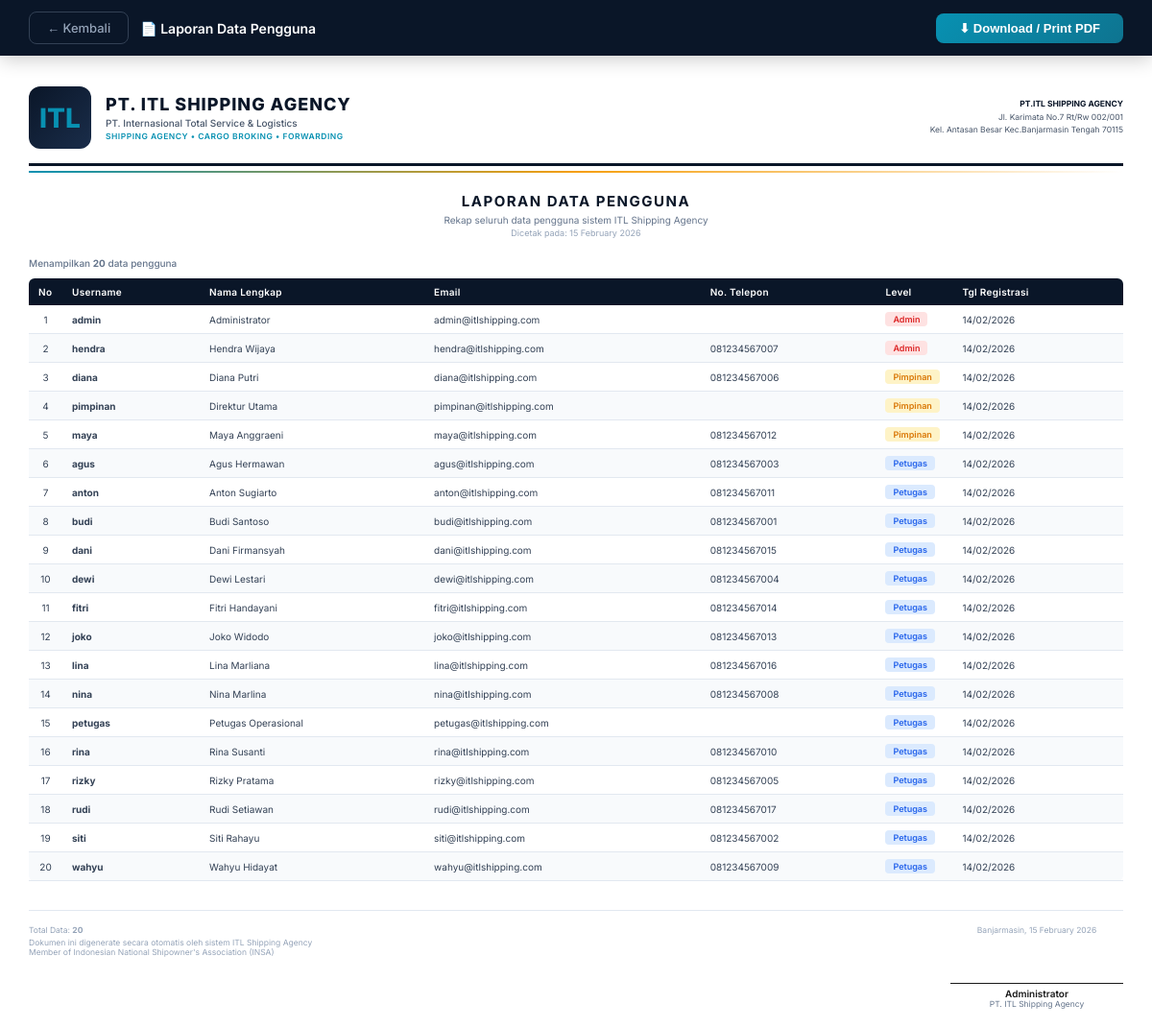
The app's page /users/report.php (signed in) with its own data.
### tables this page shows
CREATE TABLE `users` (
  `id` int(11) NOT NULL,
  `username` varchar(50) NOT NULL,
  `password` varchar(255) NOT NULL,
  `nama_lengkap` varchar(100) NOT NULL,
  `email` varchar(100) DEFAULT NULL,
  `no_telepon` varchar(20) DEFAULT NULL,
  `level` enum('admin','pimpinan','petugas') NOT NULL DEFAULT 'petugas',
  `foto` varchar(255) DEFAULT NULL,
  `created_at` datetime NOT NULL DEFAULT current_timestamp(),
  `updated_at` datetime NOT NULL DEFAULT current_timestamp() ON UPDATE current_timestamp()
);

### users/report.php (the view, shortened to what this page needs)
<?php
require_once __DIR__ . '/../config/database.php';
require_once __DIR__ . '/../includes/report_helper.php';
$data = $pdo->query("SELECT * FROM users ORDER BY level, nama_lengkap")->fetchAll();
echo getReportHeader('Laporan Data Pengguna', 'Rekap seluruh data pengguna sistem ITL Shipping Agency');
?>
<div class="total-info">Menampilkan <strong><?= count($data) ?></strong> data pengguna</div>
<table class="report-table">
    <thead>
        <tr>
            <th style="width:35px">No</th>
            <th>Username</th>
            <th>Nama Lengkap</th>
            <th>Email</th>
            <th>No. Telepon</th>
            <th style="width:80px">Level</th>
            <th>Tgl Registrasi</th>
        </tr>
    </thead>
    <tbody>
        <?php foreach ($data as $i => $d): ?>
        <tr>
            <td style="text-align:center"><?= $i + 1 ?></td>
            <td><strong><?= htmlspecialchars($d['username']) ?></strong></td>
            <td><?= htmlspecialchars($d['nama_lengkap']) ?></td>
            <td><?= htmlspecialchars($d['email'] ?? '-') ?></td>
            <td><?= htmlspecialchars($d['no_telepon'] ?? '-') ?></td>
            <td><span class="badge badge-<?= $d['level'] ?>"><?= ucfirst($d['level']) ?></span></td>
            <td><?= date('d/m/Y', strtotime($d['created_at'])) ?></td>
        </tr>
        <?php endforeach; ?>
    </tbody>
</table>
<?php echo getReportFooter(count($data)); ?>

### includes/report_helper.php (style rules this page uses)
* { margin: 0; padding: 0; box-sizing: border-box; }
body { font-family: "Inter", Arial, sans-serif; color: #1a1a1a; font-size: 11px; }
.report-table { width: 100%; border-collapse: collapse; margin-bottom: 20px; }
.report-table thead th { background: #0a1628; color: #fff; padding: 8px 10px; font-size: 10px; font-weight: 600; text-align: left; letter-spacing: 0.3px; white-space: nowrap; }
.report-table thead th:first-child { border-radius: 6px 0 0 0; }
.report-table thead th:last-child { border-radius: 0 6px 0 0; }
.report-table tbody td { padding: 7px 10px; font-size: 10px; border-bottom: 1px solid #e2e8f0; color: #334155; }
.report-table tbody tr:nth-child(even) { background: #f8fafc; }
.report-table tbody tr:last-child td:first-child { border-radius: 0 0 0 6px; }
.report-table tbody tr:last-child td:last-child { border-radius: 0 0 6px 0; }
.badge { display: inline-block; padding: 2px 8px; border-radius: 4px; font-size: 9px; font-weight: 600; }
.badge-admin { background: #fee2e2; color: #dc2626; }
.badge-pimpinan { background: #fef3c7; color: #d97706; }
.badge-petugas { background: #dbeafe; color: #2563eb; }
.total-info { font-size: 10px; color: #64748b; margin-bottom: 10px; font-weight: 500; }

### records on screen
users: username "admin", nama_lengkap "Administrator", email "admin@itlshipping.com", level "Admin", created_at "14/02/2026"
users: username "hendra", nama_lengkap "Hendra Wijaya", email "hendra@itlshipping.com", no_telepon "081234567007", level "Admin", created_at "14/02/2026"
users: username "diana", nama_lengkap "Diana Putri", email "diana@itlshipping.com", no_telepon "081234567006", level "Pimpinan", created_at "14/02/2026"
users: username "pimpinan", nama_lengkap "Direktur Utama", email "pimpinan@itlshipping.com", level "Pimpinan", created_at "14/02/2026"
users: username "maya", nama_lengkap "Maya Anggraeni", email "maya@itlshipping.com", no_telepon "081234567012", level "Pimpinan", created_at "14/02/2026"
users: username "agus", nama_lengkap "Agus Hermawan", email "agus@itlshipping.com", no_telepon "081234567003", level "Petugas", created_at "14/02/2026"
users: username "anton", nama_lengkap "Anton Sugiarto", email "anton@itlshipping.com", no_telepon "081234567011", level "Petugas", created_at "14/02/2026"
users: username "budi", nama_lengkap "Budi Santoso", email "budi@itlshipping.com", no_telepon "081234567001", level "Petugas", created_at "14/02/2026"
users: username "dani", nama_lengkap "Dani Firmansyah", email "dani@itlshipping.com", no_telepon "081234567015", level "Petugas", created_at "14/02/2026"
users: username "dewi", nama_lengkap "Dewi Lestari", email "dewi@itlshipping.com", no_telepon "081234567004", level "Petugas", created_at "14/02/2026"
users: username "fitri", nama_lengkap "Fitri Handayani", email "fitri@itlshipping.com", no_telepon "081234567014", level "Petugas", created_at "14/02/2026"
users: username "joko", nama_lengkap "Joko Widodo", email "joko@itlshipping.com", no_telepon "081234567013", level "Petugas", created_at "14/02/2026"
users: username "lina", nama_lengkap "Lina Marliana", email "lina@itlshipping.com", no_telepon "081234567016", level "Petugas", created_at "14/02/2026"
users: username "nina", nama_lengkap "Nina Marlina", email "nina@itlshipping.com", no_telepon "081234567008", level "Petugas", created_at "14/02/2026"
users: username "petugas", nama_lengkap "Petugas Operasional", email "petugas@itlshipping.com", level "Petugas", created_at "14/02/2026"
users: username "rina", nama_lengkap "Rina Susanti", email "rina@itlshipping.com", no_telepon "081234567010", level "Petugas", created_at "14/02/2026"
users: username "rizky", nama_lengkap "Rizky Pratama", email "rizky@itlshipping.com", no_telepon "081234567005", level "Petugas", created_at "14/02/2026"
users: username "rudi", nama_lengkap "Rudi Setiawan", email "rudi@itlshipping.com", no_telepon "081234567017", level "Petugas", created_at "14/02/2026"
users: username "siti", nama_lengkap "Siti Rahayu", email "siti@itlshipping.com", no_telepon "081234567002", level "Petugas", created_at "14/02/2026"
users: username "wahyu", nama_lengkap "Wahyu Hidayat", email "wahyu@itlshipping.com", no_telepon "081234567009", level "Petugas", created_at "14/02/2026"

### other values on screen
$report_title "Laporan Data Pengguna"
$report_title "LAPORAN DATA PENGGUNA"
$report_subtitle "Rekap seluruh data pengguna sistem ITL Shipping Agency"
count($data) "20"
$total_data "20"
